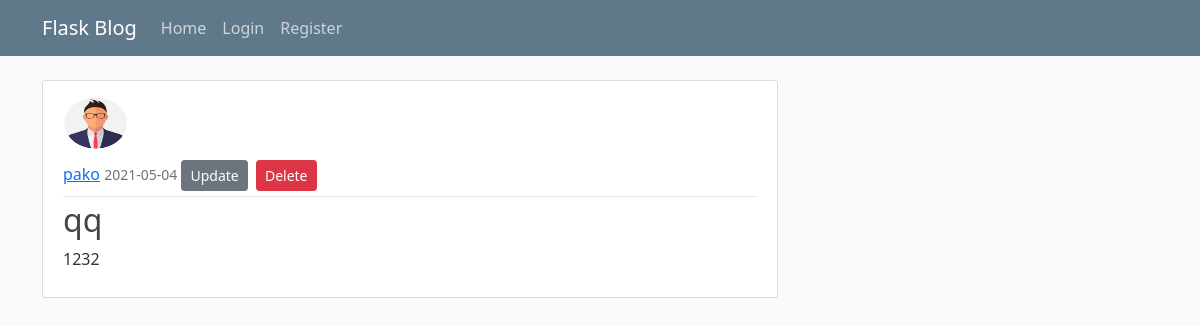
Screenshot of /posts/17 with the database file from the repository.
### flaskbook/modelss.py (models this page shows, shortened)
class User(db.Model, UserMixin):
    id = db.Column(db.Integer, primary_key=True)     #ovde mora da stoji ime id!!!, jer u suportnom za login nece da radi, odnosno @login_manager ne moze da nadje id pod drugim imenom izgleda
    usernamee = db.Column(db.String(20), unique=True, nullable=False)
    emaill = db.Column(db.String(120), unique=True, nullable=False)
    picture = db.Column(db.String(20), nullable=False, default='default.jpg')
    passwordd = db.Column(db.String(60), nullable=False)
    posts = db.relationship('Post', backref='author', lazy=True)

class Post(db.Model):
    idd = db.Column(db.Integer, primary_key=True)
    titlee = db.Column(db.String(100), nullable=False)
    date_posted = db.Column(db.DateTime, nullable=False, default=datetime.utcnow)
    contentt = db.Column(db.Text, nullable=False)
    user_idd = db.Column(db.Integer, db.ForeignKey('user.id'), nullable=False)

### flaskbook/routes.py (the view)
@app.route("/posts/<int:post_idi>")
def postff(post_idi):
    postff = Post.query.get_or_404(post_idi)
    return render_template('every_post.html', title=postff.titlee, post=postff)

### flaskbook/templates/every_post.html (shortened to what this page needs)
{% extends "layout.html" %}
{% block content %}
    <article class="media content-section">
        <img class="rounded-circle article-img" src="{{ url_for('static', filename='profile_pics/' + post.author.picture) }}">
      <div class="media-body">
        <div class="article-metadata">
          <a class="mr-2" href="{{ url_for('user_posts', usernammme=post.author.username)}} ">{{ post.author.usernamee }}</a>
          <small class="text-muted">{{ post.date_posted.strftime('%Y-%m-%d') }}</small>
            <a class="btn btn-secondary btn-sm mt-1 mb-1" href="{{ url_for('update_post', post_idi=post.idd) }}">Update</a>
            <button type="button" class="btn btn-danger btn-sm m-1" data-bs-toggle="modal" data-bs-target="#deleteModal">Delete</button>
        </div>
        <h2 class="article-title">{{ post.titlee }}</h2>
        <p class="article-content">{{ post.contentt }}</p>
      </div>
    </article>
{% endblock content %}

### flaskbook/static/style.css (style rules this page uses)
body { background: #fafafa; color: #333333; margin-top: 5rem; }
h1, h2, h3, h4, h5, h6 { color: #444444; }
.content-section { background: #ffffff; padding: 10px 20px; border: 1px solid #dddddd; border-radius: 3px; margin-bottom: 20px; }
.article-title { color: #444444; }
.article-content { white-space: pre-line; }
.article-img { height: 65px; width: 65px; margin-right: 16px; }
.article-metadata { padding-bottom: 1px; margin-bottom: 4px; border-bottom: 1px solid #e3e3e3 }

### rows the page displays
User: picture (placeholder picture), author.usernamee "pako"
Post: date_posted "2021-05-04", titlee "qq", contentt "1232"
